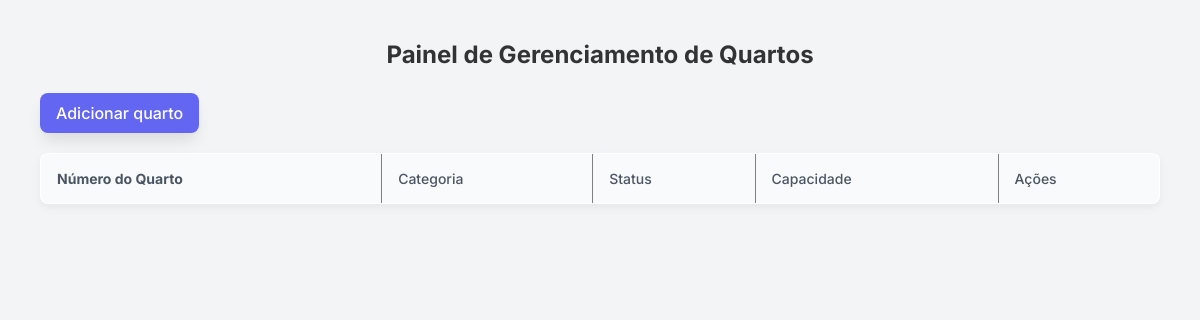
Page /gestor/quartos/index.php on the earlier database version.
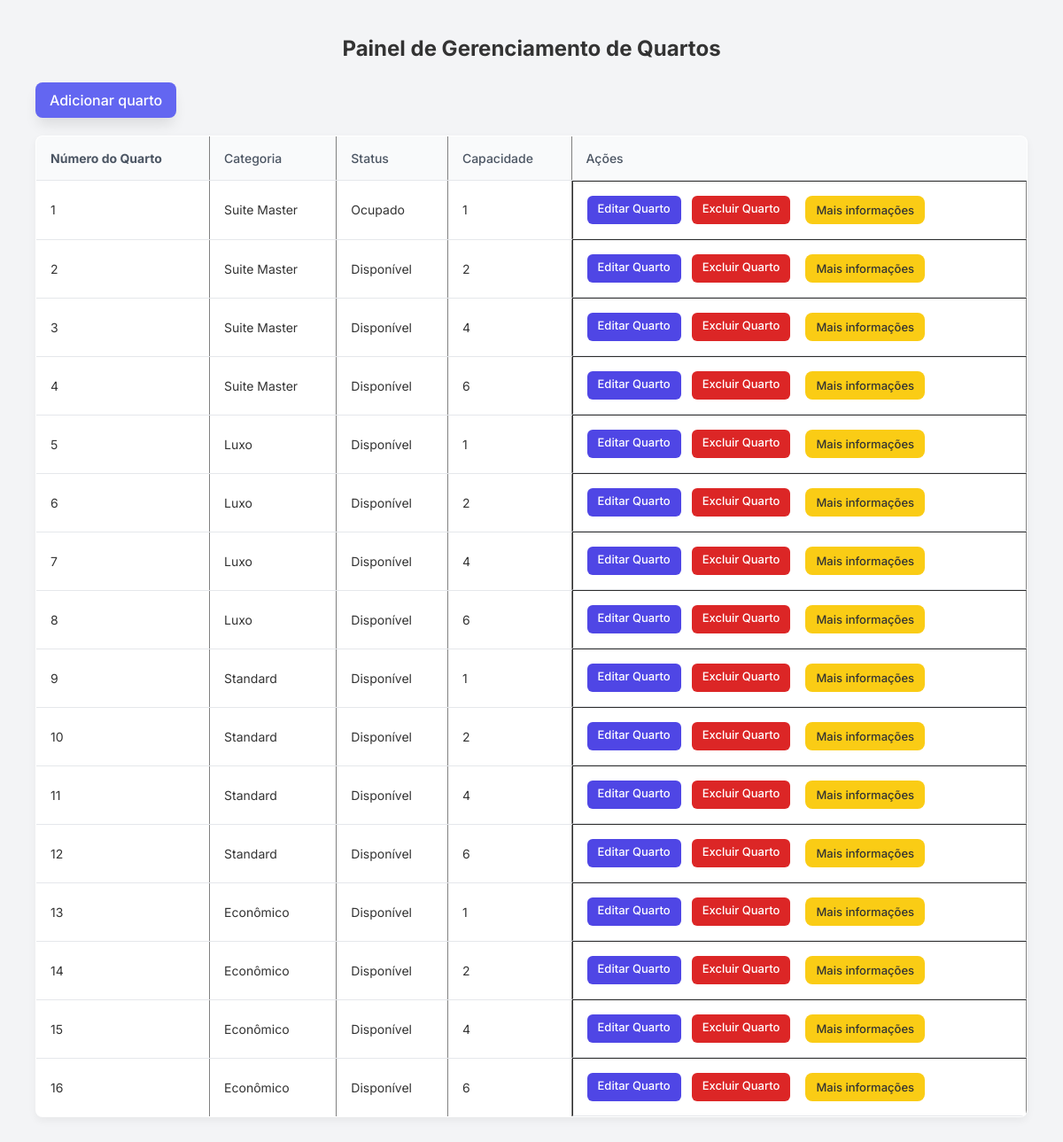
Same page on the later database version.
### tables this page shows
CREATE TABLE `quarto` (
  `ID_Quarto` int(11) NOT NULL,
  `Status` enum('Disponível','Ocupado','Manutenção') NOT NULL,
  `Capacidade` int(11) NOT NULL,
  `Categoria_ID_Categoria` int(11) NOT NULL COMMENT 'Cada quarto corresponde a uma categoria.',
  `Foto` varchar(45) NOT NULL,
  `Preco_diaria` decimal(10,2) NOT NULL DEFAULT 0.00
);

CREATE TABLE `categoria` (
  `ID_Categoria` int(11) NOT NULL,
  `Nome` varchar(50) NOT NULL,
  `Descricao` varchar(1000) NOT NULL
);

### gestor/quartos/index.php (the view, shortened to what this page needs)
<?php
require_once '../../config/config.php';
$lista = [];
$sql = $pdo->query("
    SELECT q.*, c.Nome as CategoriaNome,
    (
        SELECT COUNT(*) FROM reserva r
        WHERE r.Quarto_ID_Quarto = q.ID_QUARTO
        AND CURDATE() BETWEEN r.Checkin AND r.Checkout
    ) as Ocupado
    FROM Quarto q
    INNER JOIN Categoria c ON q.Categoria_ID_Categoria = c.ID_Categoria
");
if ($sql->rowCount() > 0) {
    $lista = $sql->fetchAll(PDO::FETCH_ASSOC);
}
?>
<!DOCTYPE html>
<html lang="pt-br">
<head>
    <link rel="stylesheet" href="quartos.css?v=1.0">
    <link rel="stylesheet" href="https://cdn.datatables.net/2.2.2/css/dataTables.dataTables.css" />
</head>
<body>
    <h2>Painel de Gerenciamento de Quartos</h2>
    <a href="adicionar_quarto.php" class="btn-add">Adicionar quarto</a>
    <table border="1" id="myTable" class="cell-border stripe hover" width="100%">
        <thead>
            <tr>
                <th><strong>Número do Quarto</strong></th>
                <th>Categoria</th>
                <th>Status</th>
                <th>Capacidade</th>
                <th>Ações</th>
            </tr>
        </thead>
        <tbody>
            <?php foreach ($lista as $quarto): ?>
                <tr>
                    <td><?= $quarto['ID_Quarto']; ?></td>
                    <td><?= $quarto['CategoriaNome']; ?></td>
                    <td>
    <?php
    if ($quarto['Status'] === 'Manutencao') {
        echo 'Manutenção';
    } elseif ($quarto['Ocupado'] > 0) {
        echo 'Ocupado';
    } else {
        echo 'Disponível';
    }
    ?>
</td>
                    <td><?= $quarto['Capacidade']; ?></td>
                    <td>
                        <a href="editar_quarto.php?id=<?= $quarto['ID_Quarto']; ?>" class="btn-action btn-edit">Editar Quarto</a>
                        <a href="../../actions/excluir.php?id=<?= $quarto['ID_Quarto']; ?>" class="btn-action btn-delete" onclick="return confirm('Você tem certeza que deseja excluir esse quarto?')">Excluir Quarto</a>
                        <a href="maisdetalhes.php?id=<?= $quarto['ID_Quarto']; ?>" class="btn-action btn-more">Mais informações</a>
                    </td>
                </tr>
            <?php endforeach; ?>
        </tbody>
    </table>
</body>
</html>

Differences in the rows shown:
added quarto: ID_Quarto "1", Categoria_ID_Categoria.Nome "Suite Master", Status "Ocupado", Capacidade "1"
added quarto: ID_Quarto "2", Categoria_ID_Categoria.Nome "Suite Master", Status "Disponível", Capacidade "2"
added quarto: ID_Quarto "3", Categoria_ID_Categoria.Nome "Suite Master", Status "Disponível", Capacidade "4"
added quarto: ID_Quarto "4", Categoria_ID_Categoria.Nome "Suite Master", Status "Disponível", Capacidade "6"
added quarto: ID_Quarto "5", Categoria_ID_Categoria.Nome "Luxo", Status "Disponível", Capacidade "1"
added quarto: ID_Quarto "6", Categoria_ID_Categoria.Nome "Luxo", Status "Disponível", Capacidade "2"
added quarto: ID_Quarto "7", Categoria_ID_Categoria.Nome "Luxo", Status "Disponível", Capacidade "4"
added quarto: ID_Quarto "8", Categoria_ID_Categoria.Nome "Luxo", Status "Disponível", Capacidade "6"
added quarto: ID_Quarto "9", Categoria_ID_Categoria.Nome "Standard", Status "Disponível", Capacidade "1"
added quarto: ID_Quarto "10", Categoria_ID_Categoria.Nome "Standard", Status "Disponível", Capacidade "2"
added quarto: ID_Quarto "11", Categoria_ID_Categoria.Nome "Standard", Status "Disponível", Capacidade "4"
added quarto: ID_Quarto "12", Categoria_ID_Categoria.Nome "Standard", Status "Disponível", Capacidade "6"
added quarto: ID_Quarto "13", Categoria_ID_Categoria.Nome "Econômico", Status "Disponível", Capacidade "1"
added quarto: ID_Quarto "14", Categoria_ID_Categoria.Nome "Econômico", Status "Disponível", Capacidade "2"
added quarto: ID_Quarto "15", Categoria_ID_Categoria.Nome "Econômico", Status "Disponível", Capacidade "4"
added quarto: ID_Quarto "16", Categoria_ID_Categoria.Nome "Econômico", Status "Disponível", Capacidade "6"
